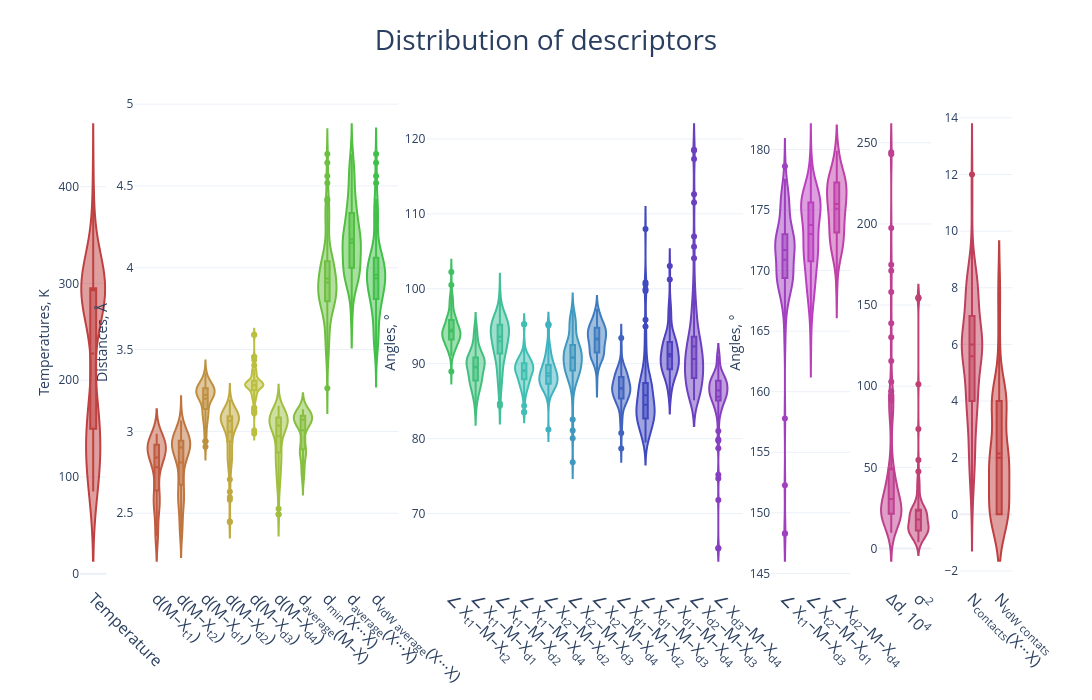

The code cell stored with this chart in its notebook:
### Code cell
fig_3 = descriptor_violin_plot(dataframe=data)
fig_3.show()
fig_3.write_html(os.path.join(path_to_image, 'descriptor_distribution.html'))
fig_3.write_image(os.path.join(path_to_image, 'descriptor_distribution.png'), scale=10)
